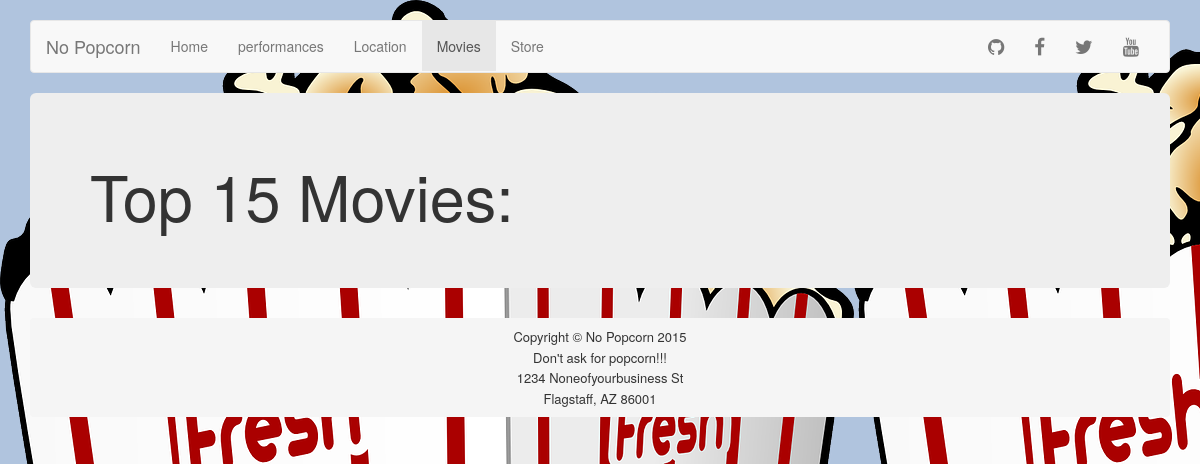
Before: /movies with the older database file.
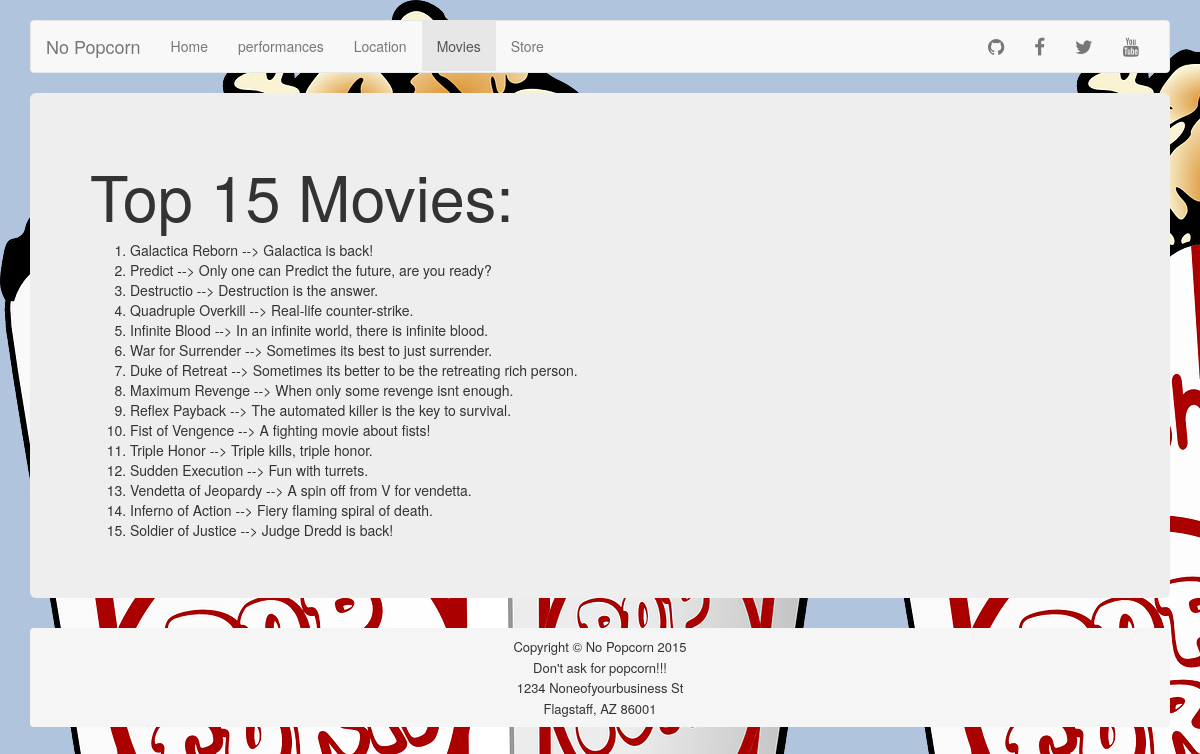
After: the same page with the newer database file.
### Theatre/models.py (models this page shows)
class MovieInfo(models.Model):
    name = models.CharField(max_length = 254)
    description = models.CharField(max_length = 254)

### Theatre/views.py (the view)
# urls.py: url(r'^movies$', 'Theatre.views.movies', name='movies'),
def movies(request):
    return render(request,'movies.html', {'movies': MovieInfo.objects.all()})

### Theatre/templates/movies.html (shortened to what this page needs)
{% extends "base.html" %}
{% block nav-movies %}class="active"{% endblock %}
{% block content %}
<h1> Top 15 Movies: </h1>
<ol>
  {% for item in movies %}
   <li>{{ item.name }} --> {{ item.description }}</li>
  {% endfor %}
</ol>
{% endblock %}

### Theatre/templates/base.html (shortened to what this page needs)
<!DOCTYPE html>
<html lang="en">
  <head>
    <link href="../static/css/bootstrap.min.css" rel="stylesheet">
    <link href="../static/css/navbar.css" rel="stylesheet">
    <link rel="stylesheet" href="//maxcdn.bootstrapcdn.com/font-awesome/4.3.0/css/font-awesome.min.css">
  </head>
  <body>
    <div class="container">
      <nav class="navbar navbar-default">
        <div class="container-fluid">
          <div class="navbar-header">
            <a class="navbar-brand" href="/">No Popcorn</a>
          </div>
          <div id="navbar" class="navbar-collapse collapse">
            <ul class="nav navbar-nav">
              <li {% block nav-home %}{% endblock %}><a href="/">Home</a></li>
              <li {% block nav-performances %}{% endblock %}><a href="{% url "performances" %}">performances</a></li>
              <li {% block nav-location %}{% endblock %}><a href="{% url "location" %}">Location</a></li>
              <li {% block nav-movies %}{% endblock %}><a href="{% url "movies" %}">Movies</a></li>
              <li {% block nav-store %}{% endblock %}><a href="{% url "store" %}">Store</a></li>
            </ul>
            <ul class="nav navbar-nav navbar-right" style="font-size: 19px">
              <li><a href="https://github.com/kyleamcginn88/Theatre_CS399"><span class="fa fa-github"></span></a></li>
              <li><a href="#"><span class="fa fa-facebook"></span></a></li>
              <li><a href="#"><span class="fa fa-twitter"></span></a></li>
              <li><a href="#"><span class="fa fa-youtube"></span></a></li>
            </ul>
          </div>
        </div>
      </nav>
      <div class="jumbotron">
          {% block content %} {% endblock %}
      </div>
      	<div class="breadcrumb">
      	<div align="center">
      	<font size="2" align="center">
			Copyright &copy; No Popcorn 2015<br>
          	Don't ask for popcorn!!!<br>
          	1234 Noneofyourbusiness St<br>
          	Flagstaff, AZ 86001
        </font>
        </div>
        </div>
    </div>
  </body>
</html>

### Theatre/static/css/navbar.css (style rules this page uses)
body { padding-top: 20px; padding-bottom: 20px; }
.navbar { margin-bottom: 20px; }

### Theatre/templates/base.html (style rules this page uses)
body { background-color: #b0c4de; background-image: url("static/img/popcorn.png");  }

Changed rows visible on the page:
added MovieInfo: name "Galactica Reborn", description "Galactica is back!"
added MovieInfo: name "Predict", description "Only one can Predict the future, are you ready?"
added MovieInfo: name "Destructio", description "Destruction is the answer."
added MovieInfo: name "Quadruple Overkill", description "Real-life counter-strike."
added MovieInfo: name "Infinite Blood", description "In an infinite world, there is infinite blood."
added MovieInfo: name "War for Surrender", description "Sometimes its best to just surrender."
added MovieInfo: name "Duke of Retreat", description "Sometimes its better to be the retreating rich person."
added MovieInfo: name "Maximum Revenge", description "When only some revenge isnt enough."
added MovieInfo: name "Reflex Payback", description "The automated killer is the key to survival."
added MovieInfo: name "Fist of Vengence", description "A fighting movie about fists!"
added MovieInfo: name "Triple Honor", description "Triple kills, triple honor."
added MovieInfo: name "Sudden Execution", description "Fun with turrets."
added MovieInfo: name "Vendetta of Jeopardy", description "A spin off from V for vendetta."
added MovieInfo: name "Inferno of Action", description "Fiery flaming spiral of death."
added MovieInfo: name "Soldier of Justice", description "Judge Dredd is back!"
